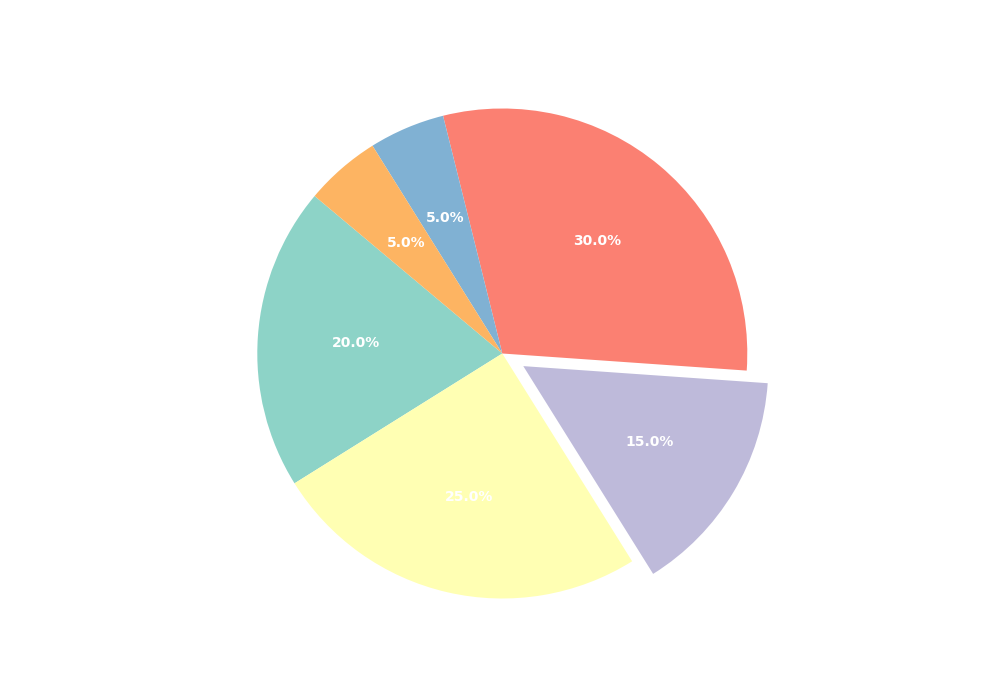

Here is the Python script that generated this plot:
import matplotlib.pyplot as plt
import numpy as np

zone_acres = np.array([20, 25, 15, 30, 5, 5])
colors = ['#8dd3c7', '#ffffb3', '#bebada', '#fb8072', '#80b1d3', '#fdb462']
explode = (0, 0, 0.1, 0, 0, 0)

fig, ax = plt.subplots(figsize=(10, 7))
wedges, texts, autotexts = ax.pie(
    zone_acres, 
    explode=explode, 
    colors=colors,
    autopct='%1.1f%%', 
    startangle=140
)

for autotext in autotexts:
    autotext.set_color('white')
    autotext.set_fontsize(10)
    autotext.set_weight('bold')

ax.axis('equal')

plt.show()
